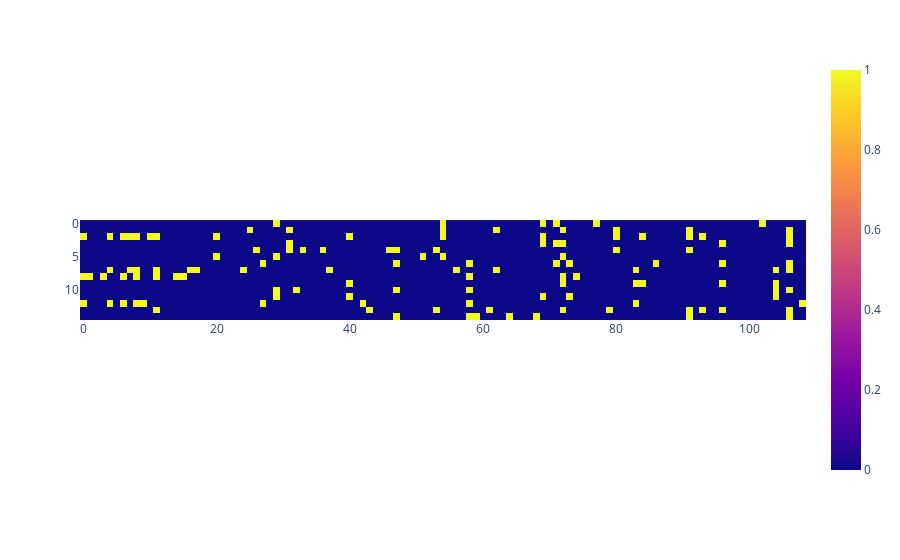

The cell this chart's notebook holds for it:
### Code cell
import plotly.express as px

px.imshow(test_batch)

### Figure 1 — Plotly figure (JSON) as saved in the notebook; plotly's stock layout.template omitted (floating-point values rounded to 4 significant figures; data arrays with more than 128 entries replaced by an {"elided": "..."} marker saying what was removed)
{"data": [{"coloraxis": "coloraxis", "hovertemplate": "x: %{x}<br>y: %{y}<br>color: %{z}<extra></extra>", "name": "0", "type": "heatmap", "xaxis": "x", "yaxis": "y", "z": {"elided": "15x109 int values"}}], "layout": {"coloraxis": {"colorscale": [[0, "#0d0887"], [0.1111, "#46039f"], [0.2222, "#7201a8"], [0.3333, "#9c179e"], [0.4444, "#bd3786"], [0.5556, "#d8576b"], [0.6667, "#ed7953"], [0.7778, "#fb9f3a"], [0.8889, "#fdca26"], [1, "#f0f921"]]}, "margin": {"t": 60}, "xaxis": {"anchor": "y", "constrain": "domain", "domain": [0, 1], "scaleanchor": "y"}, "yaxis": {"anchor": "x", "autorange": "reversed", "constrain": "domain", "domain": [0, 1]}}}
